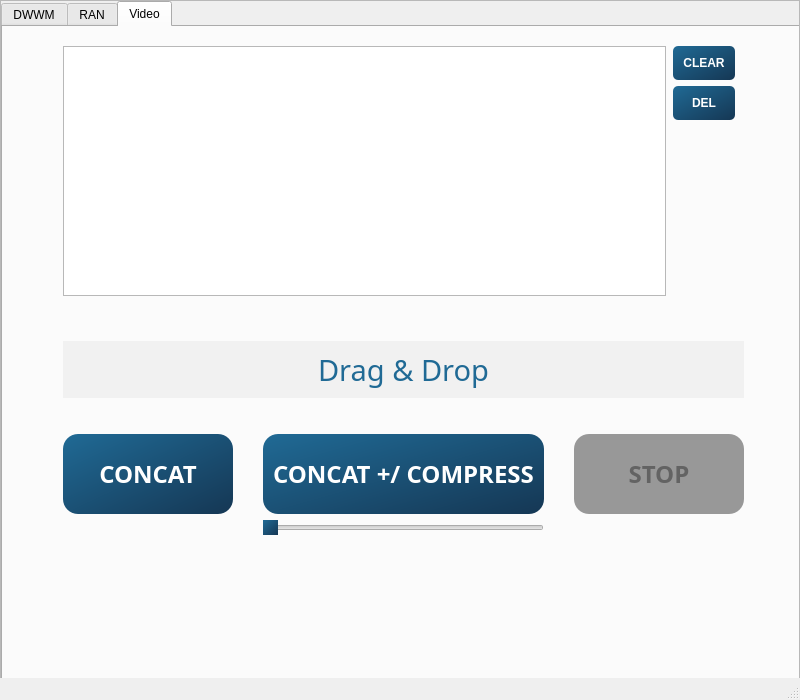
<?xml version="1.0" encoding="UTF-8"?>
<ui version="4.0">
 <class>MainWindow</class>
 <widget class="QMainWindow" name="MainWindow">
  <property name="geometry">
   <rect>
    <x>0</x>
    <y>0</y>
    <width>800</width>
    <height>700</height>
   </rect>
  </property>
  <property name="sizePolicy">
   <sizepolicy hsizetype="Fixed" vsizetype="Fixed">
    <horstretch>0</horstretch>
    <verstretch>0</verstretch>
   </sizepolicy>
  </property>
  <property name="maximumSize">
   <size>
    <width>800</width>
    <height>700</height>
   </size>
  </property>
  <property name="windowTitle">
   <string>MainWindow</string>
  </property>
  <property name="documentMode">
   <bool>false</bool>
  </property>
  <widget class="QWidget" name="centralwidget">
   <property name="sizePolicy">
    <sizepolicy hsizetype="Expanding" vsizetype="Expanding">
     <horstretch>0</horstretch>
     <verstretch>0</verstretch>
    </sizepolicy>
   </property>
   <property name="inputMethodHints">
    <set>Qt::ImhNone</set>
   </property>
   <widget class="QScrollArea" name="scrollArea_3">
    <property name="geometry">
     <rect>
      <x>0</x>
      <y>0</y>
      <width>800</width>
      <height>700</height>
     </rect>
    </property>
    <property name="widgetResizable">
     <bool>true</bool>
    </property>
    <widget class="QWidget" name="scrollAreaWidgetContents">
     <property name="geometry">
      <rect>
       <x>0</x>
       <y>0</y>
       <width>798</width>
       <height>698</height>
      </rect>
     </property>
     <widget class="QTabWidget" name="tabWidget">
      <property name="geometry">
       <rect>
        <x>0</x>
        <y>0</y>
        <width>800</width>
        <height>700</height>
       </rect>
      </property>
      <property name="minimumSize">
       <size>
        <width>800</width>
        <height>700</height>
       </size>
      </property>
      <property name="tabShape">
       <enum>QTabWidget::Rounded</enum>
      </property>
      <property name="currentIndex">
       <number>2</number>
      </property>
      <property name="tabsClosable">
       <bool>false</bool>
      </property>
      <property name="movable">
       <bool>false</bool>
      </property>
      <widget class="QWidget" name="dwwmTab">
       <attribute name="title">
        <string>DWWM</string>
       </attribute>
       <widget class="QScrollArea" name="DwwmScrollArea">
        <property name="geometry">
         <rect>
          <x>0</x>
          <y>0</y>
          <width>797</width>
          <height>680</height>
         </rect>
        </property>
        <property name="widgetResizable">
         <bool>true</bool>
        </property>
        <widget class="QWidget" name="scrollAreaWidgetContents_2">
         <property name="geometry">
          <rect>
           <x>0</x>
           <y>0</y>
           <width>795</width>
           <height>678</height>
          </rect>
         </property>
        </widget>
       </widget>
      </widget>
      <widget class="QWidget" name="ranTab">
       <attribute name="title">
        <string>RAN</string>
       </attribute>
       <widget class="QScrollArea" name="RanScrollArea">
        <property name="geometry">
         <rect>
          <x>0</x>
          <y>0</y>
          <width>797</width>
          <height>680</height>
         </rect>
        </property>
        <property name="widgetResizable">
         <bool>true</bool>
        </property>
        <widget class="QWidget" name="scrollAreaWidgetContents_4">
         <property name="geometry">
          <rect>
           <x>0</x>
           <y>0</y>
           <width>795</width>
           <height>678</height>
          </rect>
         </property>
        </widget>
       </widget>
      </widget>
      <widget class="QWidget" name="tab">
       <attribute name="title">
        <string>Video</string>
       </attribute>
       <widget class="QWidget" name="verticalLayoutWidget">
        <property name="geometry">
         <rect>
          <x>60</x>
          <y>10</y>
          <width>681</width>
          <height>621</height>
         </rect>
        </property>
        <layout class="QVBoxLayout" name="verticalLayout">
         <item>
          <layout class="QHBoxLayout" name="horizontalLayout_2" stretch="0,0">
           <item>
            <widget class="QListWidget" name="filesList">
             <property name="enabled">
              <bool>true</bool>
             </property>
             <property name="sizePolicy">
              <sizepolicy hsizetype="Expanding" vsizetype="Maximum">
               <horstretch>0</horstretch>
               <verstretch>0</verstretch>
              </sizepolicy>
             </property>
             <property name="minimumSize">
              <size>
               <width>0</width>
               <height>250</height>
              </size>
             </property>
             <property name="styleSheet">
              <string notr="true">QListWidget{color:#206a95;border-color#206a95;}

QListWidget:disabled{color:grey}</string>
             </property>
             <property name="dragDropMode">
              <enum>QAbstractItemView::InternalMove</enum>
             </property>
             <property name="sortingEnabled">
              <bool>false</bool>
             </property>
            </widget>
           </item>
           <item>
            <widget class="QWidget" name="widget" native="true">
             <layout class="QVBoxLayout" name="verticalLayout_2">
              <property name="sizeConstraint">
               <enum>QLayout::SetDefaultConstraint</enum>
              </property>
              <property name="leftMargin">
               <number>1</number>
              </property>
              <item>
               <widget class="QPushButton" name="clearBtn">
                <property name="enabled">
                 <bool>true</bool>
                </property>
                <property name="sizePolicy">
                 <sizepolicy hsizetype="Fixed" vsizetype="Fixed">
                  <horstretch>0</horstretch>
                  <verstretch>0</verstretch>
                 </sizepolicy>
                </property>
                <property name="cursor">
                 <cursorShape>PointingHandCursor</cursorShape>
                </property>
                <property name="layoutDirection">
                 <enum>Qt::LeftToRight</enum>
                </property>
                <property name="styleSheet">
                 <string notr="true">QPushButton{background-color: qlineargradient(x1: 0, y1:0, x2: 1, y2:1, stop: 0 #206a95, stop: 1 #153754); border-radius:5;color: white; font-weight:600;padding :10px}

QPushButton:disabled {
background-color:#989898;
color:#636363
}</string>
                </property>
                <property name="text">
                 <string>CLEAR</string>
                </property>
               </widget>
              </item>
              <item>
               <widget class="QPushButton" name="delListBtn">
                <property name="enabled">
                 <bool>true</bool>
                </property>
                <property name="cursor">
                 <cursorShape>PointingHandCursor</cursorShape>
                </property>
                <property name="layoutDirection">
                 <enum>Qt::LeftToRight</enum>
                </property>
                <property name="styleSheet">
                 <string notr="true">QPushButton{background-color: qlineargradient(x1: 0, y1:0, x2: 1, y2:1, stop: 0 #206a95, stop: 1 #153754); border-radius:5;color: white; font-weight:600;padding :10px}

QPushButton:disabled {
background-color:#989898;
color:#636363
}</string>
                </property>
                <property name="text">
                 <string>DEL</string>
                </property>
               </widget>
              </item>
              <item>
               <widget class="QLabel" name="label">
                <property name="sizePolicy">
                 <sizepolicy hsizetype="Preferred" vsizetype="Fixed">
                  <horstretch>0</horstretch>
                  <verstretch>30</verstretch>
                 </sizepolicy>
                </property>
                <property name="minimumSize">
                 <size>
                  <width>0</width>
                  <height>170</height>
                 </size>
                </property>
                <property name="text">
                 <string/>
                </property>
               </widget>
              </item>
             </layout>
            </widget>
           </item>
          </layout>
         </item>
         <item>
          <widget class="QLabel" name="dropArea">
           <property name="enabled">
            <bool>true</bool>
           </property>
           <property name="sizePolicy">
            <sizepolicy hsizetype="Minimum" vsizetype="Preferred">
             <horstretch>0</horstretch>
             <verstretch>0</verstretch>
            </sizepolicy>
           </property>
           <property name="font">
            <font>
             <family>Victor Mono</family>
             <pointsize>22</pointsize>
             <weight>50</weight>
             <italic>false</italic>
             <bold>false</bold>
             <underline>false</underline>
             <strikeout>false</strikeout>
            </font>
           </property>
           <property name="cursor">
            <cursorShape>OpenHandCursor</cursorShape>
           </property>
           <property name="styleSheet">
            <string notr="true">QLabel:enabled{background:#F1F1F1;color:#206a95; margin:30 0;}

Qlabel:disabled{color:#636363}</string>
           </property>
           <property name="text">
            <string>Drag &amp; Drop</string>
           </property>
           <property name="textFormat">
            <enum>Qt::AutoText</enum>
           </property>
           <property name="alignment">
            <set>Qt::AlignCenter</set>
           </property>
           <property name="margin">
            <number>0</number>
           </property>
          </widget>
         </item>
         <item>
          <layout class="QGridLayout" name="gridLayout">
           <property name="leftMargin">
            <number>0</number>
           </property>
           <property name="rightMargin">
            <number>0</number>
           </property>
           <property name="horizontalSpacing">
            <number>30</number>
           </property>
           <item row="0" column="1">
            <widget class="QPushButton" name="compressBtn">
             <property name="enabled">
              <bool>true</bool>
             </property>
             <property name="minimumSize">
              <size>
               <width>0</width>
               <height>80</height>
              </size>
             </property>
             <property name="font">
              <font>
               <family>Victor Mono SemiBold</family>
               <pointsize>18</pointsize>
               <weight>75</weight>
               <bold>true</bold>
              </font>
             </property>
             <property name="cursor">
              <cursorShape>PointingHandCursor</cursorShape>
             </property>
             <property name="styleSheet">
              <string notr="true">QPushButton{background-color: qlineargradient(x1: 0, y1:0, x2: 1, y2:1, stop: 0 #206a95, stop: 1 #153754); border-radius:15;color: white; font-weight:600;padding :10px}

QPushButton:disabled {
background-color:#989898;
color:#636363
}</string>
             </property>
             <property name="text">
              <string>CONCAT +/ COMPRESS</string>
             </property>
            </widget>
           </item>
           <item row="0" column="0">
            <widget class="QPushButton" name="concatBtn">
             <property name="enabled">
              <bool>true</bool>
             </property>
             <property name="minimumSize">
              <size>
               <width>0</width>
               <height>80</height>
              </size>
             </property>
             <property name="font">
              <font>
               <family>Victor Mono SemiBold</family>
               <pointsize>18</pointsize>
               <weight>75</weight>
               <bold>true</bold>
              </font>
             </property>
             <property name="cursor">
              <cursorShape>PointingHandCursor</cursorShape>
             </property>
             <property name="styleSheet">
              <string notr="true">QPushButton{background-color: qlineargradient(x1: 0, y1:0, x2: 1, y2:1, stop: 0 #206a95, stop: 1 #153754); border-radius:15;color: white; font-weight:600;padding :10px}

QPushButton:disabled {
background-color:#989898;
color:#636363
}</string>
             </property>
             <property name="text">
              <string>CONCAT</string>
             </property>
            </widget>
           </item>
           <item row="1" column="1">
            <widget class="QSlider" name="compressSlider">
             <property name="enabled">
              <bool>true</bool>
             </property>
             <property name="sizePolicy">
              <sizepolicy hsizetype="Minimum" vsizetype="Fixed">
               <horstretch>0</horstretch>
               <verstretch>0</verstretch>
              </sizepolicy>
             </property>
             <property name="cursor">
              <cursorShape>PointingHandCursor</cursorShape>
             </property>
             <property name="styleSheet">
              <string notr="true">QSlider::handle:horizontal {background: qlineargradient(x1: 0, y1:0, x2: 1, y2:1, stop: 0 #206a95, stop: 1 #153754);}

QSlider::handle:horizontal:disabled{
	background: #636363
}</string>
             </property>
             <property name="orientation">
              <enum>Qt::Horizontal</enum>
             </property>
            </widget>
           </item>
           <item row="0" column="2">
            <widget class="QPushButton" name="stopBtn">
             <property name="enabled">
              <bool>false</bool>
             </property>
             <property name="minimumSize">
              <size>
               <width>0</width>
               <height>80</height>
              </size>
             </property>
             <property name="font">
              <font>
               <family>Victor Mono SemiBold</family>
               <pointsize>18</pointsize>
               <weight>75</weight>
               <bold>true</bold>
              </font>
             </property>
             <property name="cursor">
              <cursorShape>PointingHandCursor</cursorShape>
             </property>
             <property name="styleSheet">
              <string notr="true">QPushButton{background-color: qlineargradient(x1: 0, y1:0, x2: 1, y2:1, stop: 0 #206a95, stop: 1 #153754); border-radius:15;color: white; font-weight:600;padding :10px}

QPushButton:disabled {
background-color:#989898;
color:#636363
}</string>
             </property>
             <property name="text">
              <string>STOP</string>
             </property>
            </widget>
           </item>
          </layout>
         </item>
         <item>
          <widget class="QLabel" name="videoInfos">
           <property name="sizePolicy">
            <sizepolicy hsizetype="Ignored" vsizetype="Preferred">
             <horstretch>0</horstretch>
             <verstretch>0</verstretch>
            </sizepolicy>
           </property>
           <property name="minimumSize">
            <size>
             <width>0</width>
             <height>0</height>
            </size>
           </property>
           <property name="font">
            <font>
             <pointsize>10</pointsize>
            </font>
           </property>
           <property name="styleSheet">
            <string notr="true">color:#206a95</string>
           </property>
           <property name="text">
            <string/>
           </property>
           <property name="alignment">
            <set>Qt::AlignLeading|Qt::AlignLeft|Qt::AlignTop</set>
           </property>
           <property name="wordWrap">
            <bool>true</bool>
           </property>
          </widget>
         </item>
        </layout>
       </widget>
      </widget>
     </widget>
    </widget>
   </widget>
  </widget>
  <widget class="QMenuBar" name="menubar">
   <property name="geometry">
    <rect>
     <x>0</x>
     <y>0</y>
     <width>800</width>
     <height>21</height>
    </rect>
   </property>
  </widget>
  <widget class="QStatusBar" name="statusbar"/>
 </widget>
 <resources/>
 <connections/>
</ui>
